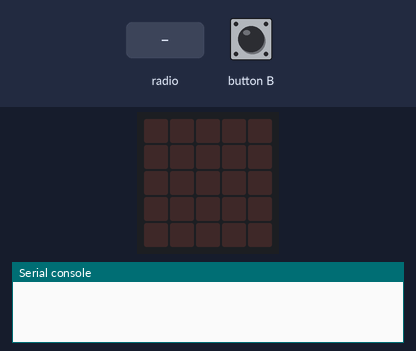
A program run on a simulated BBC micro:bit (MakeCode). On the bench: the board's 5×5 LED display, the last lines printed to the serial console. The test bench sets the inputs (shaded band). Random numbers come from a fixed seed; no radio messages arrive unless stated (any console line starting 'radio sent:' is added by the test bench).

Above: at 1.2 s.
1.3 s: button B pressed for 0.15 s
At 2.6 s:
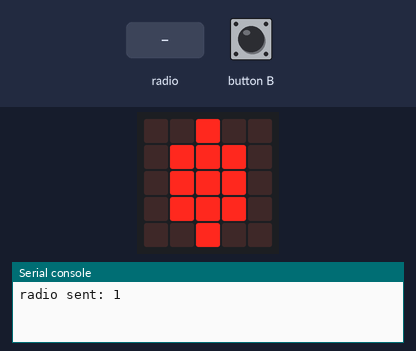
2.9 s: button B pressed for 0.15 s
At 4.1 s:
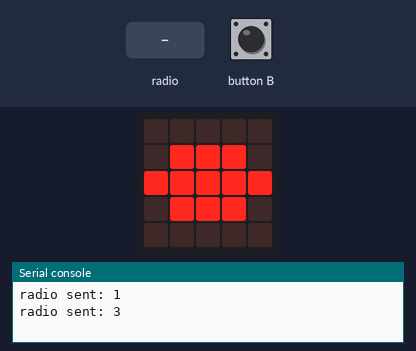
4.5 s: radio message "1" arrives
At 5.7 s:
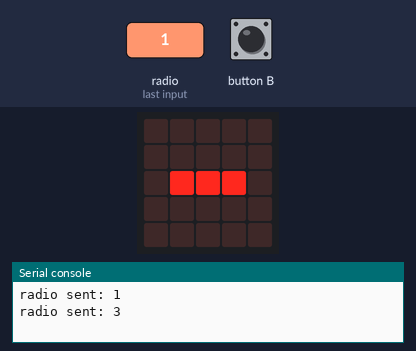
6.0 s: button B pressed 5 times (0.12 s each, 0.3 s apart)
At 8.6 s:
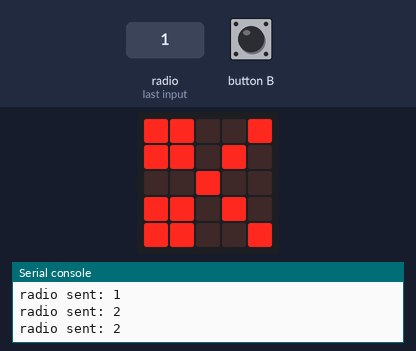
9.0 s: radio message "0" arrives
At 10.4 s:
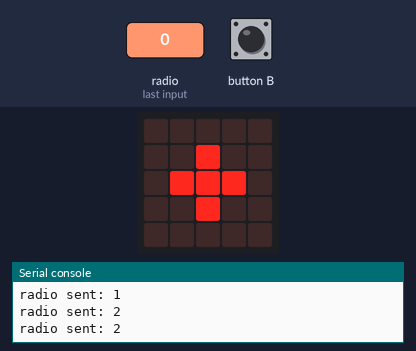
Timing chart, 0 to 11.5 s (numbered marks = the images above; inputs shaded):
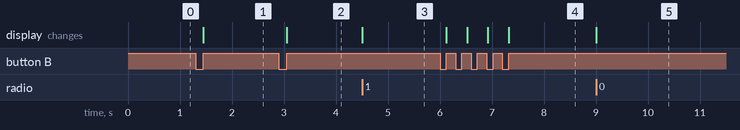

Measured:
- after the input at 1.3 s, the display: changes after 0.15 s (image 1)
- after the input at 2.9 s, the display: changes after 0.15 s (image 2)
- after the input at 4.5 s, the display: changes at once (image 3)
- after the input at 6.0 s, the display: first changes after 0.12 s (image 4 shows a later state)
- after the input at 9.0 s, the display: changes at once (image 5)

The program:

main.ts
```typescript
function check () {
    if (keuze == andere_keuze) {
        basic.showLeds(`
            . . . . .
            . # # # .
            . . . . .
            . # # # .
            . . . . .
            `)
    } else if (keuze == 1 && andere_keuze == 3) {
        score += 1
        basic.showLeds(`
            . . . . .
            . . # . .
            . # # # .
            . . # . .
            . . . . .
            `)
    } else if (keuze == 3 && andere_keuze == 1) {
        andere_score += 1
        basic.showLeds(`
            . . . . .
            . . . . .
            . # # # .
            . . . . .
            . . . . .
            `)
    } else if (keuze < andere_keuze) {
        basic.showLeds(`
            . . . . .
            . . . . .
            . # # # .
            . . . . .
            . . . . .
            `)
        andere_score += 1
    } else if (keuze > andere_keuze) {
        basic.showLeds(`
            . . . . .
            . . # . .
            . # # # .
            . . # . .
            . . . . .
            `)
        score += 1
    } else {
        basic.showString("somthing went wrong")
    }
    keuze = 0
}
radio.onReceivedNumber(function (receivedNumber) {
    if (keuze == 0) {
        andere_keuze = receivedNumber
        while (0 == 0) {
            if (!(keuze == 0)) {
                check()
                break;
            }
        }
    } else {
        andere_keuze = receivedNumber
        check()
    }
})
input.onButtonPressed(Button.B, function () {
    keuze = randint(1, 3)
    if (keuze == 1) {
        basic.showLeds(`
            . . # . .
            . # # # .
            . # # # .
            . # # # .
            . . # . .
            `)
    } else if (keuze == 2) {
        basic.showLeds(`
            # # . . #
            # # . # .
            . . # . .
            # # . # .
            # # . . #
            `)
    } else {
        basic.showLeds(`
            . . . . .
            . # # # .
            # # # # #
            . # # # .
            . . . . .
            `)
    }
    radio.sendNumber(keuze)
})
let andere_score = 0
let score = 0
let andere_keuze = 0
let keuze = 0
radio.setGroup(1)
basic.forever(function () {
    if (score > 4) {
        basic.showLeds(`
            . . . . .
            # . # . #
            # # # # #
            # # # # #
            . . . . .
            `)
    }
    if (andere_score > 4) {
        basic.showIcon(IconNames.Skull)
    }
})
```

test.ts
```typescript
// tests gaan hier; deze zal niet worden gecompileerd wanneer dit pakket wordt gebruikt als extensie.
```
